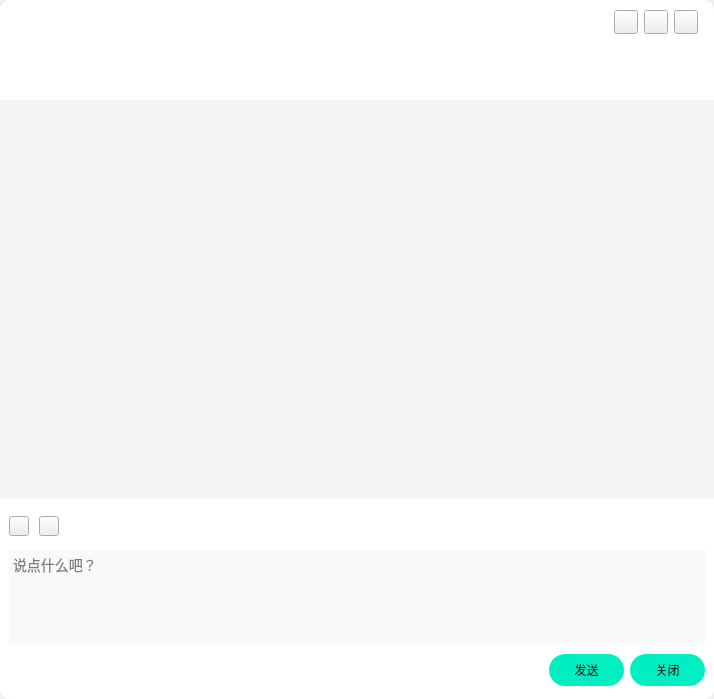
<?xml version="1.0" encoding="UTF-8"?>
<ui version="4.0">
 <class>qChatItem</class>
 <widget class="QWidget" name="qChatItem">
  <property name="geometry">
   <rect>
    <x>0</x>
    <y>0</y>
    <width>714</width>
    <height>699</height>
   </rect>
  </property>
  <property name="windowTitle">
   <string>Form</string>
  </property>
  <layout class="QGridLayout" name="gridLayout">
   <property name="leftMargin">
    <number>0</number>
   </property>
   <property name="topMargin">
    <number>0</number>
   </property>
   <property name="rightMargin">
    <number>0</number>
   </property>
   <property name="bottomMargin">
    <number>0</number>
   </property>
   <property name="spacing">
    <number>0</number>
   </property>
   <item row="0" column="0">
    <widget class="QFrame" name="frame">
     <property name="styleSheet">
      <string notr="true">#frame
{
	background:white;
	border-radius:10px;
}</string>
     </property>
     <property name="frameShape">
      <enum>QFrame::StyledPanel</enum>
     </property>
     <property name="frameShadow">
      <enum>QFrame::Raised</enum>
     </property>
     <layout class="QVBoxLayout" name="verticalLayout_2">
      <property name="spacing">
       <number>0</number>
      </property>
      <property name="leftMargin">
       <number>0</number>
      </property>
      <property name="topMargin">
       <number>0</number>
      </property>
      <property name="rightMargin">
       <number>0</number>
      </property>
      <property name="bottomMargin">
       <number>0</number>
      </property>
      <item>
       <widget class="QWidget" name="widget_top" native="true">
        <property name="minimumSize">
         <size>
          <width>0</width>
          <height>100</height>
         </size>
        </property>
        <property name="maximumSize">
         <size>
          <width>16777215</width>
          <height>100</height>
         </size>
        </property>
        <layout class="QHBoxLayout" name="horizontalLayout">
         <property name="spacing">
          <number>10</number>
         </property>
         <property name="leftMargin">
          <number>20</number>
         </property>
         <property name="topMargin">
          <number>0</number>
         </property>
         <property name="rightMargin">
          <number>10</number>
         </property>
         <property name="bottomMargin">
          <number>0</number>
         </property>
         <item>
          <widget class="QLabel" name="label_logo">
           <property name="minimumSize">
            <size>
             <width>80</width>
             <height>80</height>
            </size>
           </property>
           <property name="maximumSize">
            <size>
             <width>80</width>
             <height>80</height>
            </size>
           </property>
           <property name="text">
            <string/>
           </property>
          </widget>
         </item>
         <item>
          <widget class="QWidget" name="widget_data" native="true">
           <property name="styleSheet">
            <string notr="true"/>
           </property>
           <layout class="QVBoxLayout" name="verticalLayout">
            <item>
             <widget class="QLabel" name="label_nickName">
              <property name="styleSheet">
               <string notr="true">font-size: 16px;
font-family: 微软雅黑;
color: rgb(0, 170, 0);</string>
              </property>
             </widget>
            </item>
            <item>
             <widget class="QLabel" name="label_text">
              <property name="styleSheet">
               <string notr="true">font-size: 12px;
font-family: 微软雅黑;
color: #212426;</string>
              </property>
             </widget>
            </item>
           </layout>
          </widget>
         </item>
         <item>
          <widget class="QWidget" name="widget_topB" native="true">
           <property name="minimumSize">
            <size>
             <width>100</width>
             <height>0</height>
            </size>
           </property>
           <property name="maximumSize">
            <size>
             <width>100</width>
             <height>16777215</height>
            </size>
           </property>
           <widget class="QPushButton" name="pushButton_Tclose">
            <property name="geometry">
             <rect>
              <x>70</x>
              <y>10</y>
              <width>24</width>
              <height>24</height>
             </rect>
            </property>
            <property name="minimumSize">
             <size>
              <width>24</width>
              <height>24</height>
             </size>
            </property>
            <property name="maximumSize">
             <size>
              <width>24</width>
              <height>24</height>
             </size>
            </property>
            <property name="cursor">
             <cursorShape>PointingHandCursor</cursorShape>
            </property>
            <property name="styleSheet">
             <string notr="true">border-image: url(:/qrc/image/ic_gb.png);</string>
            </property>
            <property name="text">
             <string/>
            </property>
           </widget>
           <widget class="QPushButton" name="pushButton_min">
            <property name="geometry">
             <rect>
              <x>40</x>
              <y>10</y>
              <width>24</width>
              <height>24</height>
             </rect>
            </property>
            <property name="minimumSize">
             <size>
              <width>24</width>
              <height>24</height>
             </size>
            </property>
            <property name="maximumSize">
             <size>
              <width>24</width>
              <height>24</height>
             </size>
            </property>
            <property name="cursor">
             <cursorShape>PointingHandCursor</cursorShape>
            </property>
            <property name="styleSheet">
             <string notr="true">border-image: url(:/qrc/image/ic_zxh.png);</string>
            </property>
            <property name="text">
             <string/>
            </property>
           </widget>
           <widget class="QPushButton" name="pushButton_max">
            <property name="geometry">
             <rect>
              <x>10</x>
              <y>10</y>
              <width>24</width>
              <height>24</height>
             </rect>
            </property>
            <property name="minimumSize">
             <size>
              <width>24</width>
              <height>24</height>
             </size>
            </property>
            <property name="maximumSize">
             <size>
              <width>24</width>
              <height>24</height>
             </size>
            </property>
            <property name="cursor">
             <cursorShape>PointingHandCursor</cursorShape>
            </property>
            <property name="styleSheet">
             <string notr="true">border-image: url(:/qrc/image/lt_ic_zdh.png);</string>
            </property>
            <property name="text">
             <string/>
            </property>
           </widget>
          </widget>
         </item>
        </layout>
       </widget>
      </item>
      <item>
       <widget class="QScrollArea" name="scrollArea">
        <property name="styleSheet">
         <string notr="true">QFrame
{
background-color:#F5F5F5;
border: none;
border-bottom: 1px solid rgba(255, 255, 255, 14%);
}
</string>
        </property>
        <property name="widgetResizable">
         <bool>true</bool>
        </property>
        <widget class="QWidget" name="scrollAreaWidgetContents">
         <property name="geometry">
          <rect>
           <x>0</x>
           <y>0</y>
           <width>712</width>
           <height>397</height>
          </rect>
         </property>
         <property name="styleSheet">
          <string notr="true">border:none;</string>
         </property>
         <layout class="QVBoxLayout" name="verticalLayout_4">
          <property name="spacing">
           <number>20</number>
          </property>
          <property name="leftMargin">
           <number>24</number>
          </property>
          <property name="rightMargin">
           <number>24</number>
          </property>
         </layout>
        </widget>
       </widget>
      </item>
      <item>
       <widget class="QWidget" name="widget" native="true">
        <property name="minimumSize">
         <size>
          <width>0</width>
          <height>200</height>
         </size>
        </property>
        <property name="maximumSize">
         <size>
          <width>16777215</width>
          <height>200</height>
         </size>
        </property>
        <layout class="QVBoxLayout" name="verticalLayout_3">
         <item>
          <widget class="QWidget" name="widget_emoji" native="true">
           <property name="minimumSize">
            <size>
             <width>0</width>
             <height>36</height>
            </size>
           </property>
           <property name="maximumSize">
            <size>
             <width>16777215</width>
             <height>36</height>
            </size>
           </property>
           <layout class="QHBoxLayout" name="horizontalLayout_3">
            <property name="spacing">
             <number>10</number>
            </property>
            <property name="leftMargin">
             <number>0</number>
            </property>
            <property name="topMargin">
             <number>0</number>
            </property>
            <property name="rightMargin">
             <number>0</number>
            </property>
            <property name="bottomMargin">
             <number>0</number>
            </property>
            <item>
             <widget class="QPushButton" name="pushButtonEmoji">
              <property name="minimumSize">
               <size>
                <width>20</width>
                <height>20</height>
               </size>
              </property>
              <property name="maximumSize">
               <size>
                <width>20</width>
                <height>20</height>
               </size>
              </property>
              <property name="cursor">
               <cursorShape>PointingHandCursor</cursorShape>
              </property>
              <property name="toolTip">
               <string>表情</string>
              </property>
              <property name="styleSheet">
               <string notr="true">QPushButton
{
	border-image: url(:/qrc/image/ico_emoji.png);
}

/*
QPushButton::hover
{	
	background-color: #EDEDED;
}

QPushButton::checked
{	
	background-color: #EDEDED;
}*/</string>
              </property>
              <property name="text">
               <string/>
              </property>
              <property name="checkable">
               <bool>true</bool>
              </property>
             </widget>
            </item>
            <item>
             <widget class="QPushButton" name="pushButton_photo">
              <property name="minimumSize">
               <size>
                <width>20</width>
                <height>20</height>
               </size>
              </property>
              <property name="maximumSize">
               <size>
                <width>20</width>
                <height>20</height>
               </size>
              </property>
              <property name="cursor">
               <cursorShape>PointingHandCursor</cursorShape>
              </property>
              <property name="toolTip">
               <string>发送图片</string>
              </property>
              <property name="styleSheet">
               <string notr="true">QPushButton
{
	border-image: url(:/qrc/image/ico_photo.png);
}</string>
              </property>
              <property name="text">
               <string/>
              </property>
             </widget>
            </item>
            <item>
             <spacer name="horizontalSpacer_2">
              <property name="orientation">
               <enum>Qt::Horizontal</enum>
              </property>
              <property name="sizeHint" stdset="0">
               <size>
                <width>633</width>
                <height>20</height>
               </size>
              </property>
             </spacer>
            </item>
           </layout>
          </widget>
         </item>
         <item>
          <widget class="QTextEdit" name="textEdit">
           <property name="styleSheet">
            <string notr="true">background:rgba(249,249,249,1);
border:none;
font-size:14px;
color:black;</string>
           </property>
           <property name="placeholderText">
            <string>说点什么吧？</string>
           </property>
          </widget>
         </item>
         <item>
          <widget class="QWidget" name="widget_button" native="true">
           <property name="minimumSize">
            <size>
             <width>0</width>
             <height>40</height>
            </size>
           </property>
           <property name="maximumSize">
            <size>
             <width>16777215</width>
             <height>40</height>
            </size>
           </property>
           <property name="styleSheet">
            <string notr="true">QPushButton
{
background: #01EEC3;
border-radius: 16px;
font-size: 12px;
font-family: 微软雅黑;
color: #212426;
}</string>
           </property>
           <layout class="QHBoxLayout" name="horizontalLayout_2">
            <property name="leftMargin">
             <number>0</number>
            </property>
            <property name="topMargin">
             <number>0</number>
            </property>
            <property name="rightMargin">
             <number>0</number>
            </property>
            <property name="bottomMargin">
             <number>0</number>
            </property>
            <item>
             <spacer name="horizontalSpacer">
              <property name="orientation">
               <enum>Qt::Horizontal</enum>
              </property>
              <property name="sizeHint" stdset="0">
               <size>
                <width>474</width>
                <height>19</height>
               </size>
              </property>
             </spacer>
            </item>
            <item>
             <widget class="QPushButton" name="pushButton_send">
              <property name="minimumSize">
               <size>
                <width>75</width>
                <height>32</height>
               </size>
              </property>
              <property name="maximumSize">
               <size>
                <width>75</width>
                <height>32</height>
               </size>
              </property>
              <property name="cursor">
               <cursorShape>PointingHandCursor</cursorShape>
              </property>
              <property name="text">
               <string>发送</string>
              </property>
             </widget>
            </item>
            <item>
             <widget class="QPushButton" name="pushButton_close">
              <property name="minimumSize">
               <size>
                <width>75</width>
                <height>32</height>
               </size>
              </property>
              <property name="maximumSize">
               <size>
                <width>75</width>
                <height>32</height>
               </size>
              </property>
              <property name="cursor">
               <cursorShape>PointingHandCursor</cursorShape>
              </property>
              <property name="text">
               <string>关闭</string>
              </property>
             </widget>
            </item>
           </layout>
          </widget>
         </item>
        </layout>
       </widget>
      </item>
     </layout>
    </widget>
   </item>
  </layout>
 </widget>
 <resources>
  <include location="chatMessageWidget.qrc"/>
 </resources>
 <connections/>
</ui>
